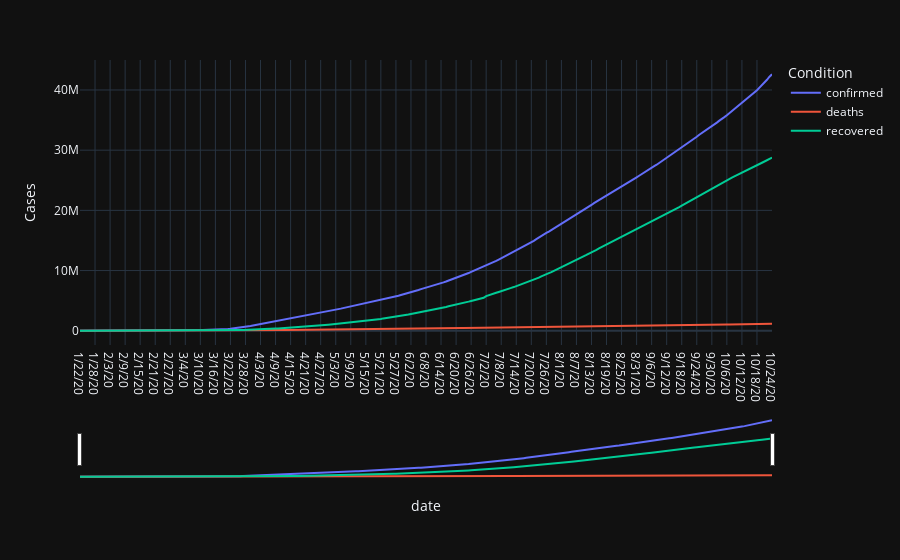

Notebook code for this chart:
### Code cell
import plotly.express as px
from data import make_global_df

df = make_global_df()
fig = px.line(df, x="date", y=["confirmed","deaths","recovered"],
              template="plotly_dark",
              labels={
    "value":"Cases",
    "variable":"Condition",
    "confirmed:":"Confirmed",
    "deaths":"Deaths",
    "recovered":"Recoverd"
},
             hover_data={
                 "value":":,",
                 "variable":False,
                 "date":False
             })
fig.update_xaxes(rangeslider_visible = True)
fig["data"][0]["line"]["color"] = "red"

### Figure 1 — Plotly figure (JSON) as saved in the notebook; plotly's stock layout.template omitted (floating-point values rounded to 4 significant figures; data arrays with more than 128 entries replaced by an {"elided": "..."} marker saying what was removed)
{"data": [{"customdata": {"elided": "277x3 mixed values"}, "hovertemplate": "Cases=%{customdata[0]:,}<extra></extra>", "legendgroup": "confirmed", "line": {"color": "#636efa", "dash": "solid"}, "mode": "lines", "name": "confirmed", "orientation": "v", "showlegend": true, "type": "scatter", "x": {"elided": "277 str values"}, "xaxis": "x", "y": {"elided": "277 int values"}, "yaxis": "y"}, {"customdata": {"elided": "277x3 mixed values"}, "hovertemplate": "Cases=%{customdata[0]:,}<extra></extra>", "legendgroup": "deaths", "line": {"color": "#EF553B", "dash": "solid"}, "mode": "lines", "name": "deaths", "orientation": "v", "showlegend": true, "type": "scatter", "x": {"elided": "277 str values"}, "xaxis": "x", "y": {"elided": "277 int values"}, "yaxis": "y"}, {"customdata": {"elided": "277x3 mixed values"}, "hovertemplate": "Cases=%{customdata[0]:,}<extra></extra>", "legendgroup": "recovered", "line": {"color": "#00cc96", "dash": "solid"}, "mode": "lines", "name": "recovered", "orientation": "v", "showlegend": true, "type": "scatter", "x": {"elided": "277 str values"}, "xaxis": "x", "y": {"elided": "277 int values"}, "yaxis": "y"}], "layout": {"legend": {"title": {"text": "Condition"}, "tracegroupgap": 0}, "margin": {"t": 60}, "xaxis": {"anchor": "y", "domain": [0, 1], "rangeslider": {"visible": true}, "title": {"text": "date"}}, "yaxis": {"anchor": "x", "domain": [0, 1], "title": {"text": "Cases"}}}}
